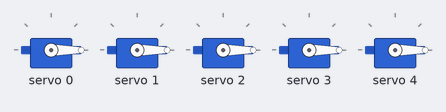
A sketch run on a simulated ESP8266 (NodeMCU). Parts: 5 × servo. WiFi joins after 1.5 s; servers stay silent unless stated; what the sketch prints to the serial monitor is not drawn.

Above: at 0.28 s.
At 0.91 s:
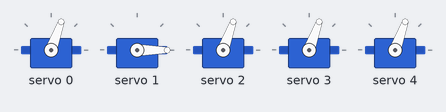
At 1.7 s:
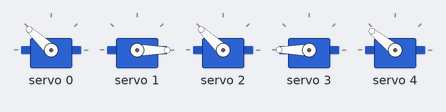
Timing chart, 0 to 3.2 s (numbered marks = the images above):
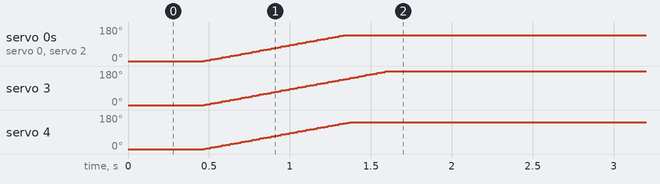

Measured:
- by itself, servo 0: moves from 0° to 137° over 0.87 s
- by itself, servo 2: moves from 0° to 137° over 0.86 s
- by itself, servo 3: moves from 0° to 180° over 1.1 s
- by itself, servo 4: moves from 0° to 141° over 0.90 s

The sketch:

MotorsFingerElbow.ino
```cpp
#include <ESP8266WiFi.h>
#include <WiFiUDP.h>
#include <Adafruit_PWMServoDriver.h>

Adafruit_PWMServoDriver pwm = Adafruit_PWMServoDriver();
#define SERVO_FREQ 50
uint8_t serv_p1 = 0;
uint8_t serv_p2 = 1;
uint8_t serv_p3 = 2;
uint8_t serv_nad = 3;
uint8_t serv_lok = 4;

int sensor_p1=0;
int sensor_p2=0;
int sensor_p3=0;
int sensor_nad=0;
int sensor_lok=0;

int position_p1=0;
int position_p2=0;
int position_p3=0;
int position_nad=0;
int position_lok=0;

int i=0;
int j=0;

#define SERVOMIN  200
#define SERVOMAX  300

const char* ssid = "ramie";
const char* pw = "22345678";
byte data[200] ={};
int packetsize = 0;
int arr[5];
String receiveddata="";
WiFiUDP Server;

void setup() {
  Serial.begin(115200);

  pwm.begin();
  pwm.setOscillatorFrequency(27000000);  // The int.osc. is closer to 27MHz
  pwm.setPWMFreq(SERVO_FREQ);  // Analog servos run at ~50 Hz updates

  delay(100);

  WiFi.mode(WIFI_AP);
  WiFi.softAP(ssid,pw,11);
  WiFi.begin();
  Server.begin(80);
  Serial.println("Server started...");
}

void loop() {

    char message = Server.parsePacket();
    packetsize = Server.available();
    if (message)
    {
     Server.read(data,packetsize);
     IPAddress remoteip=Server.remoteIP();
     //Server.write(data);
     Server.endPacket();
    }

    if(packetsize) {
      for (int i=0;packetsize > i ;i++)
      {
        //Serial.println(data[i]);
      }
    }

memcpy(arr, data, 20);


///////////////////////////////////////////////////////
//Finger 1 - thumb
sensor_p1=1003-1.30*arr[4];
if (sensor_p1>400) {sensor_p1=400;}
if (sensor_p1<100) {sensor_p1=100;}

if (sensor_p1 > position_p1)
  {
    position_p1 = position_p1 + 1;
    if (position_p1>400) {position_p1=400;}
    pwm.setPWM(serv_p1, 0, position_p1);
  }

  if (sensor_p1 < position_p1)
  {
    position_p1 = position_p1 - 1;
    if (position_p1<100) {position_p1=100;}
    pwm.setPWM(serv_p1, 0, position_p1);
  }

///////////////////////////////////////////////////////
//Finger 2 - index finger
sensor_p2=12*arr[1]-10580;
if (sensor_p2>400) {sensor_p2=400;}
if (sensor_p2<100) {sensor_p2=100;}

if (sensor_p2 > position_p2)
  {
    position_p2 = position_p2 + 1;
    if (position_p2>400) {position_p2=400;}
    pwm.setPWM(serv_p2, 0, position_p2);
  }

  if (sensor_p2 < position_p2)
  {
    position_p2 = position_p2 - 1;
    if (position_p2<100) {position_p2=100;}
    pwm.setPWM(serv_p2, 0, position_p2);
  }

///////////////////////////////////////////////////////
//Finger 3 - middle finger
sensor_p3=6839-7.31*arr[0];
if (sensor_p3>400) {sensor_p3=400;}
if (sensor_p3<100) {sensor_p3=100;}

if (sensor_p3 > position_p3)
  {
    position_p3 = position_p3 + 1;
    if (position_p3>400) {position_p3=400;}
    pwm.setPWM(serv_p3, 0, position_p3);
  }

  if (sensor_p3 < position_p3)
  {
    position_p3 = position_p3 - 1;
    if (position_p3<100) {position_p3=100;}
    pwm.setPWM(serv_p3, 0, position_p3);
  }

///////////////////////////////////////////////////////
//Wrist
sensor_nad=500-2.22*arr[2];
if (sensor_nad>500) {sensor_nad=500;}
if (sensor_nad<100) {sensor_nad=100;}

if (sensor_nad > position_nad)
  {
    position_nad = position_nad + 1;
    if (position_nad>500) {position_nad=500;}
    pwm.setPWM(serv_nad, 0, position_nad);
  }

  if (sensor_nad < position_nad)
  {
    position_nad = position_nad - 1;
    if (position_nad<100) {position_nad=100;}
    pwm.setPWM(serv_nad, 0, position_nad);
  }

///////////////////////////////////////////////////////
//Elbow

sensor_lok=800-arr[3];
if (sensor_lok>409) {sensor_lok=409;}
if (sensor_lok<155) {sensor_lok=155;}

if (sensor_lok > position_lok)
  {
    position_lok = position_lok + 1;
    if (position_lok>409) {position_lok=409;}
    pwm.setPWM(serv_lok, 0, position_lok);
  }

  if (sensor_nad < position_nad)
  {
    position_lok = position_lok - 1;
    if (position_lok<155) {position_lok=155;}
    pwm.setPWM(serv_lok, 0, position_lok);
  }


Serial.print(arr[4]);
Serial.print("\t");
Serial.print(sensor_p1);
Serial.print("\t");
Serial.print("\t");
Serial.print(arr[1]);
Serial.print("\t");
Serial.print(sensor_p2);
Serial.print("\t");
Serial.print("\t");
Serial.print(arr[0]);
Serial.print("\t");
Serial.print(sensor_p3);
Serial.print("\t");
Serial.print("\t");
Serial.print(arr[2]);
Serial.print("\t");
Serial.print(sensor_nad);
Serial.print("\t");
Serial.print("\t");
Serial.print(arr[3]);
Serial.print("\t");
Serial.print(sensor_lok);
Serial.println("");


}
```
